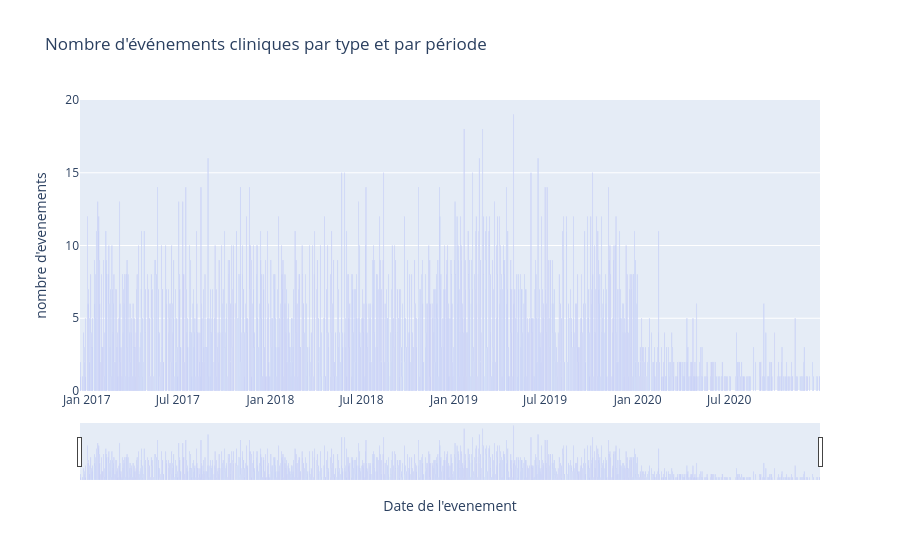

Notebook code for this chart:
### Markdown cell above
# EVENEMENTS MEDICAUX EN FONCTION DE LA SAISONNALITE

### Code cell
df_event_counts = df_events.groupby(['Date_debut']).size().reset_index(name='count')
fig = px.bar(df_event_counts, 
              x='Date_debut', 
              y='count', 
              title='Nombre d\'événements cliniques par type et par période',
              labels={
                  'Date_debut':'Date de l\'evenement',
                  'count':'nombre d\'evenements',
              })

fig.update_xaxes(rangeslider_visible=True)
fig.show()

### Figure 1 — Plotly figure (JSON) as saved in the notebook; plotly's stock layout.template omitted (floating-point values rounded to 4 significant figures; data arrays with more than 128 entries replaced by an {"elided": "..."} marker saying what was removed)
{"data": [{"alignmentgroup": "True", "hovertemplate": "Date de l'evenement=%{x}<br>nombre d'evenements=%{y}<extra></extra>", "legendgroup": "", "marker": {"color": "#636efa", "pattern": {"shape": ""}}, "name": "", "offsetgroup": "", "orientation": "v", "showlegend": false, "textposition": "auto", "type": "bar", "x": {"elided": "1071 str values"}, "xaxis": "x", "y": {"elided": "1071 int values"}, "yaxis": "y"}], "layout": {"barmode": "relative", "legend": {"tracegroupgap": 0}, "title": {"text": "Nombre d'événements cliniques par type et par période"}, "xaxis": {"anchor": "y", "domain": [0, 1], "rangeslider": {"visible": true}, "title": {"text": "Date de l'evenement"}}, "yaxis": {"anchor": "x", "domain": [0, 1], "title": {"text": "nombre d'evenements"}}}}
